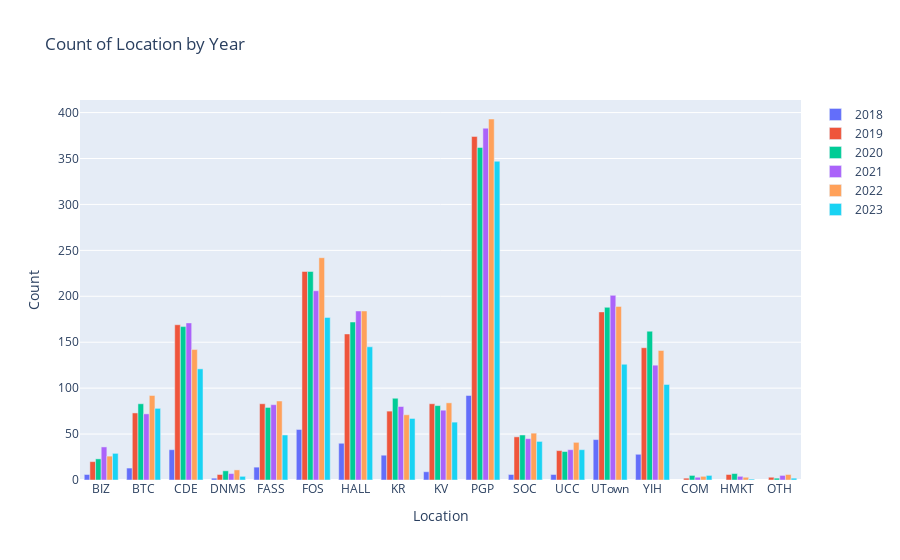

The cell this chart's notebook holds for it:
### Code cell
grouped_data = df.groupby([ 'Year','Location']).size().reset_index(name='Count')
# Create a list of Bar traces for each category
sorted_years = sorted(df['Year'].unique())

# Create a list of Bar traces for each year
traces = []
for year in sorted_years:
    year_data = grouped_data[grouped_data['Year'] == year]
    trace = go.Bar(
        x=year_data['Location'],
        y=year_data['Count'],
        name=str(year)
    )
    traces.append(trace)

# Create the layout for the bar chart
layout = go.Layout(
    barmode='group',  # Set the barmode to 'group' for side-by-side bars
    title='Count of Location by Year',
    xaxis=dict(title='Location'),
    yaxis=dict(title='Count')
)

# Create the figure and plot it
fig = go.Figure(data=traces, layout=layout)
fig.show()
fig.write_html("Count_of_Location_by_Year.html")

### Figure 1 — Plotly figure (JSON) as saved in the notebook; plotly's stock layout.template omitted (floating-point values rounded to 4 significant figures)
{"data": [{"name": "2018", "type": "bar", "x": ["BIZ", "BTC", "CDE", "DNMS", "FASS", "FOS", "HALL", "KR", "KV", "PGP", "SOC", "UCC", "UTown", "YIH"], "y": [6, 13, 33, 2, 14, 55, 40, 27, 9, 92, 6, 6, 44, 28]}, {"name": "2019", "type": "bar", "x": ["BIZ", "BTC", "CDE", "COM", "DNMS", "FASS", "FOS", "HALL", "HMKT", "KR", "KV", "OTH", "PGP", "SOC", "UCC", "UTown", "YIH"], "y": [20, 73, 169, 2, 6, 83, 227, 159, 6, 75, 83, 3, 374, 47, 32, 183, 144]}, {"name": "2020", "type": "bar", "x": ["BIZ", "BTC", "CDE", "COM", "DNMS", "FASS", "FOS", "HALL", "HMKT", "KR", "KV", "OTH", "PGP", "SOC", "UCC", "UTown", "YIH"], "y": [23, 83, 167, 5, 10, 79, 227, 172, 7, 89, 81, 2, 362, 49, 31, 188, 162]}, {"name": "2021", "type": "bar", "x": ["BIZ", "BTC", "CDE", "COM", "DNMS", "FASS", "FOS", "HALL", "HMKT", "KR", "KV", "OTH", "PGP", "SOC", "UCC", "UTown", "YIH"], "y": [36, 72, 171, 3, 7, 82, 206, 184, 4, 80, 76, 5, 383, 45, 33, 201, 125]}, {"name": "2022", "type": "bar", "x": ["BIZ", "BTC", "CDE", "COM", "DNMS", "FASS", "FOS", "HALL", "HMKT", "KR", "KV", "OTH", "PGP", "SOC", "UCC", "UTown", "YIH"], "y": [26, 92, 142, 4, 11, 86, 242, 184, 3, 71, 84, 6, 393, 51, 41, 189, 141]}, {"name": "2023", "type": "bar", "x": ["BIZ", "BTC", "CDE", "COM", "DNMS", "FASS", "FOS", "HALL", "HMKT", "KR", "KV", "OTH", "PGP", "SOC", "UCC", "UTown", "YIH"], "y": [29, 78, 121, 5, 4, 49, 177, 145, 1, 67, 63, 2, 347, 42, 33, 126, 104]}], "layout": {"autosize": true, "barmode": "group", "title": {"text": "Count of Location by Year"}, "xaxis": {"autorange": true, "range": [-0.5, 16.5], "title": {"text": "Location"}, "type": "category"}, "yaxis": {"autorange": true, "range": [0, 413.7], "title": {"text": "Count"}, "type": "linear"}}}
